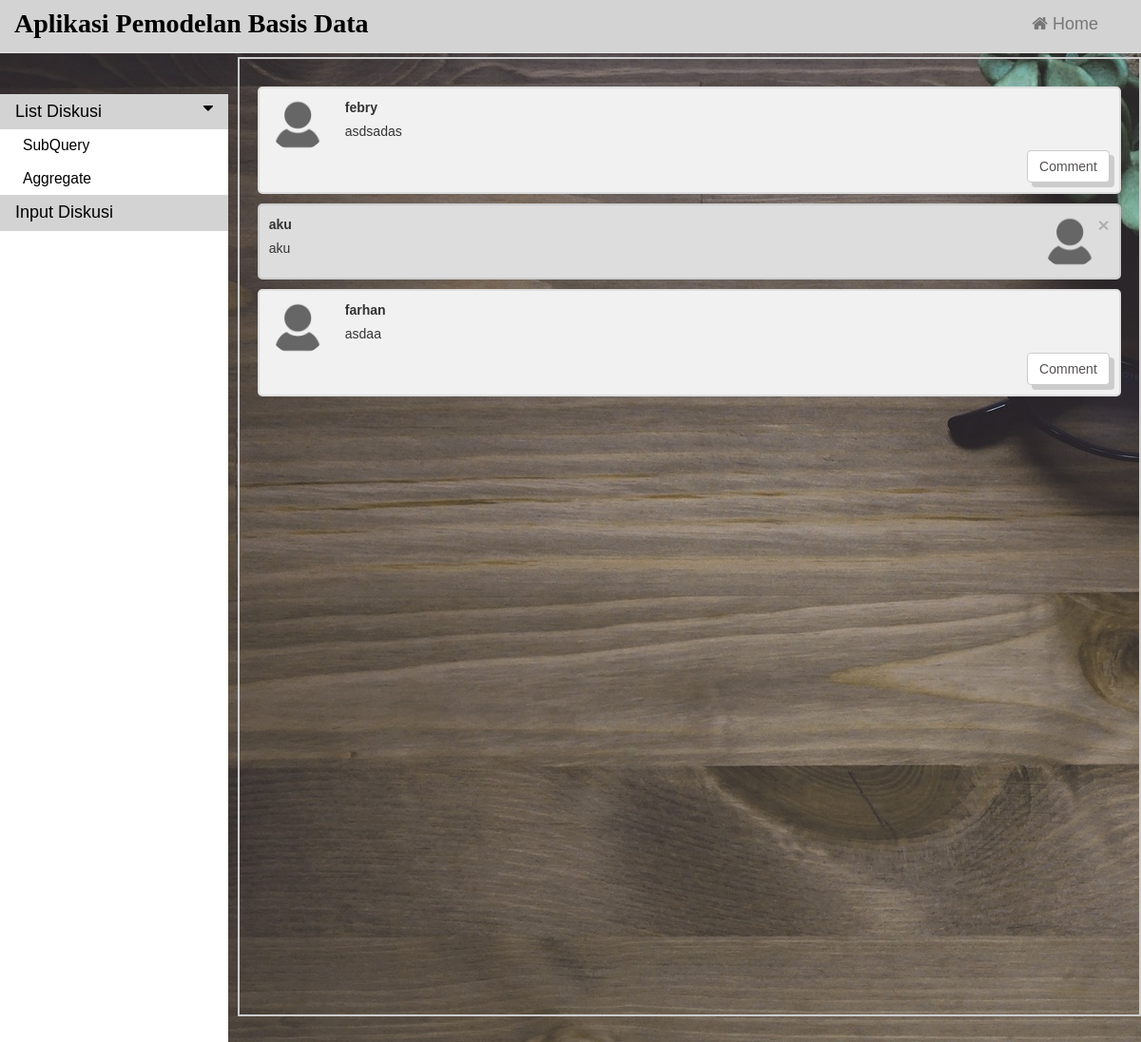
Screenshot of /pagediskusi1.php?kategori=aggregate with the database file from the repository.
### tables this page shows
CREATE TABLE `aggregate` (
  `id` int(11) NOT NULL,
  `nama` varchar(30) DEFAULT NULL,
  `pertanyaan` varchar(200) DEFAULT NULL
);

CREATE TABLE `comentaggregate` (
  `id_coment` int(11) NOT NULL,
  `id` int(11) DEFAULT NULL,
  `coment` text,
  `nama` varchar(20) DEFAULT NULL
);

### pagediskusi1.php (the view, shortened to what this page needs)
<?php
    include('conn.php');
    if( (isset($_POST['kategori'])) && (isset($_POST['nama'])) && (isset($_POST['pertanyaan'])) ){
        $cond=0;
        $kategori=addslashes($_POST['kategori']);
        $nama=addslashes($_POST['nama']);
        $pertanyaan=addslashes($_POST['pertanyaan']);
        $check=mysqli_query($conn,"select id from $kategori where nama = '$nama' and pertanyaan = '$pertanyaan'");
        foreach ($check as $key) {
            $cond=$key['id'];
        }
        if($cond) {
        }else{
            mysqli_query($conn,"insert into $kategori(nama, pertanyaan) values ('$nama','$pertanyaan')");
        }
        $data=mysqli_query($conn,"select id,nama,pertanyaan from $kategori");
    }else{
        $kategori=addslashes($_GET['kategori']);
        $data=mysqli_query($conn,"select id,nama,pertanyaan from $kategori");
    }
 ?>
<!DOCTYPE html>
<html lang="en">
<head>
    <link rel="stylesheet" type="text/css" href="css/main.css">
    <link rel="stylesheet" type="text/css" href="css/bootstrap.css">
    <link rel="stylesheet" type="text/css" href="css/font-awesome.css">
    <link rel="stylesheet" type="text/css" href="css/jquery-ui1.css">
    <link rel="stylesheet" href="https://cdnjs.cloudflare.com/ajax/libs/font-awesome/4.7.0/css/font-awesome.min.css">
    <link rel="stylesheet" type="text/css" href="w3.css">
    <link rel="stylesheet" href="https://maxcdn.bootstrapcdn.com/bootstrap/3.3.7/css/bootstrap.min.css">
</head>
<body>
        <nav class="navbar navbar-default clear-mbottom navbar-transparent navbar-fixed-top atas" style="background-color: lightgrey;">
            <div class="container-fluid">
                <div class="navbar-header">
                    <a class="navbar-brand froz-font" style="font-size: 2em; color: black;font-family: Bradley Hand ITC; font-weight: bold;" href="index.php" title="Home">Aplikasi Pemodelan Basis Data</a>
                </div>
                <div class="navbar-collapse collapse" id="x">
                    <ul class="nav navbar-nav navbar-right">
                        <li><a class="froz-font borbot" href="index.php" style="font-size: 18px; margin-right: 30px;"><i class="fa fa-home"></i> Home</a></li>
                    </ul>
                </div>
            </div>
        </nav>
        <div class="sidenav" style="top: 8.8%;position: absolute;">
                <button class="dropdown-btn" style="background-color: lightgray; font-size: 1.5vw;">List Diskusi
                    <i class="fa fa-caret-down"></i>
                </button>
                <div class="dropdown-container" style="display: block;">
                    <a href="pagediskusi.php?kategori=subquery" style="font-size: 1.3vw;">SubQuery</a>
                    <a href="pagediskusi1.php?kategori=aggregate" style="font-size: 1.3vw;">Aggregate</a>
                </div>
                <a class="dropdown-btn" style="background-color: lightgray; font-size: 1.5vw;margin-top: 0.5px" href="pageinputdiskusi.php">Input Diskusi
                </a>
        </div>
            <div class="main">
                <div style="width: 99%; height: 90%; border: 2px solid #ccc;margin-left: 1%; overflow: auto; padding: 2%;">
                <?php
                    $ids=array();
                    $idkoment=array();
                    foreach ($data as $key):
                      $id=$key['id'];
                      array_push($ids, $id);
                 ?>
                    <div id="<?php echo $id; ?>" class="container">
                      <img class="w3-circle" src="css/avatar.jpg">
                      <label>
                          <?php
                            echo $key['nama'];
                           ?>
                      </label>
                      <p style="max-width: 100%;"><?php
                           echo $key['pertanyaan'];
                       ?></p>
                      <button class="btn btn-default right" style="box-shadow: 5px 5px #ccc;" data-toggle="modal" data-target="#modal<?php echo $id;?>">Comment</button>
                    </div>
                    <?php
                        $koment=mysqli_query($conn,"select id_coment, nama, coment from coment$kategori where id='$id'");
                        foreach ($koment as $isi):
                            array_push($idkoment, $isi);
                     ?>
                    <div class="container gelap">
                        <button type="button" class="close m_right" data-toggle="modal" data-target="#delete<?php echo $isi['id_coment'];?>">&times;</button>
                      <img src="css/avatar.jpg" class="m_right">
                      <label>
                            <?php
                                echo $isi['nama'];
                            ?>
                      </label>
                        <div>
                            <p><?php
                                echo $isi['coment'];
                            ?></p>
                        </div>
                    </div>
                    <?php
                        endforeach;
                     ?>
                <?php
                    endforeach;
                 ?>
                </div>
            </div>
</body>
</html>

### css/main.css (style rules this page uses)
body { background-image: url(css/bg.jpg); }
.sidenav { height: 100%; width: 250px; position: fixed; z-index: 1; top: 0; left: 0; background-color: #111; overflow-x: hidden; }
.borbot { margin-left: 10px; border-bottom: 5px solid transparent; transition-duration: .4s; }

### css/w3.css (style rules this page uses)
html { box-sizing:border-box }
*,*:before,*:after { box-sizing:inherit }
html { -ms-text-size-adjust:100%;-webkit-text-size-adjust:100% }
body { margin:0 }
article,aside,details,figcaption,figure,footer,header,main,menu,nav,section,summary { display:block }
a { background-color:transparent;-webkit-text-decoration-skip:objects }
img { border-style:none }
button,input,select,textarea { font:inherit;margin:0 }
button,input { overflow:visible }
button,select { text-transform:none }
button,html [type=button],[type=reset],[type=submit] { -webkit-appearance:button }
html,body { font-family:Verdana,sans-serif;font-size:15px;line-height:1.5 }
html { overflow-x:hidden }
img { vertical-align:middle }
a { color:inherit }
.w3-circle { border-radius:50% }

### pagediskusi1.php (style rules this page uses)
* { box-sizing: border-box }
body { font-family: Verdana, sans-serif; margin:0; width: 100%; height: 100%; position: fixed; }
img { vertical-align: middle; }
.sidenav { height: 100%; width: 20%; position: fixed; z-index: 1; top: 0; left: 0; background-color: #fff; overflow-x: hidden; }
.container { border: 2px solid #dedede; background-color: #f1f1f1; border-radius: 5px; padding: 10px; margin: 10px 0; max-width: 100%; }
.gelap { border-color: #ccc; background-color: #ddd; }
.container::after { content: ""; clear: both; display: table; }
.container img { float: left; max-width: 60px; width: 100%; height: 50%; max-height: 60px; margin-right: 20px; border-radius: 50%; }
.container img.m_right { float: right; margin-left: 20px; margin-right:0; }
.right { float: right; color: #575252; }
.main { height: 100%; max-width: 80%; float: right; margin-top: 5%; margin-left: 20%; position: absolute; }
.dropdown-container { display: none; background-color: #fff; padding-left: 8px; }
.fa-caret-down { float: right; padding-right: 8px; }
.sidenav a, .dropdown-btn { padding: 6px 8px 6px 16px; text-decoration: none; font-size: 20px; color: black; display: block; border: none; background: none; width: 100%; text-align: left; cursor: pointer; outline: none; }

### rows the page displays
aggregate: nama "febry", pertanyaan "asdsadas"
comentaggregate: nama "aku", coment "aku"
aggregate: nama "farhan", pertanyaan "asdaa"
